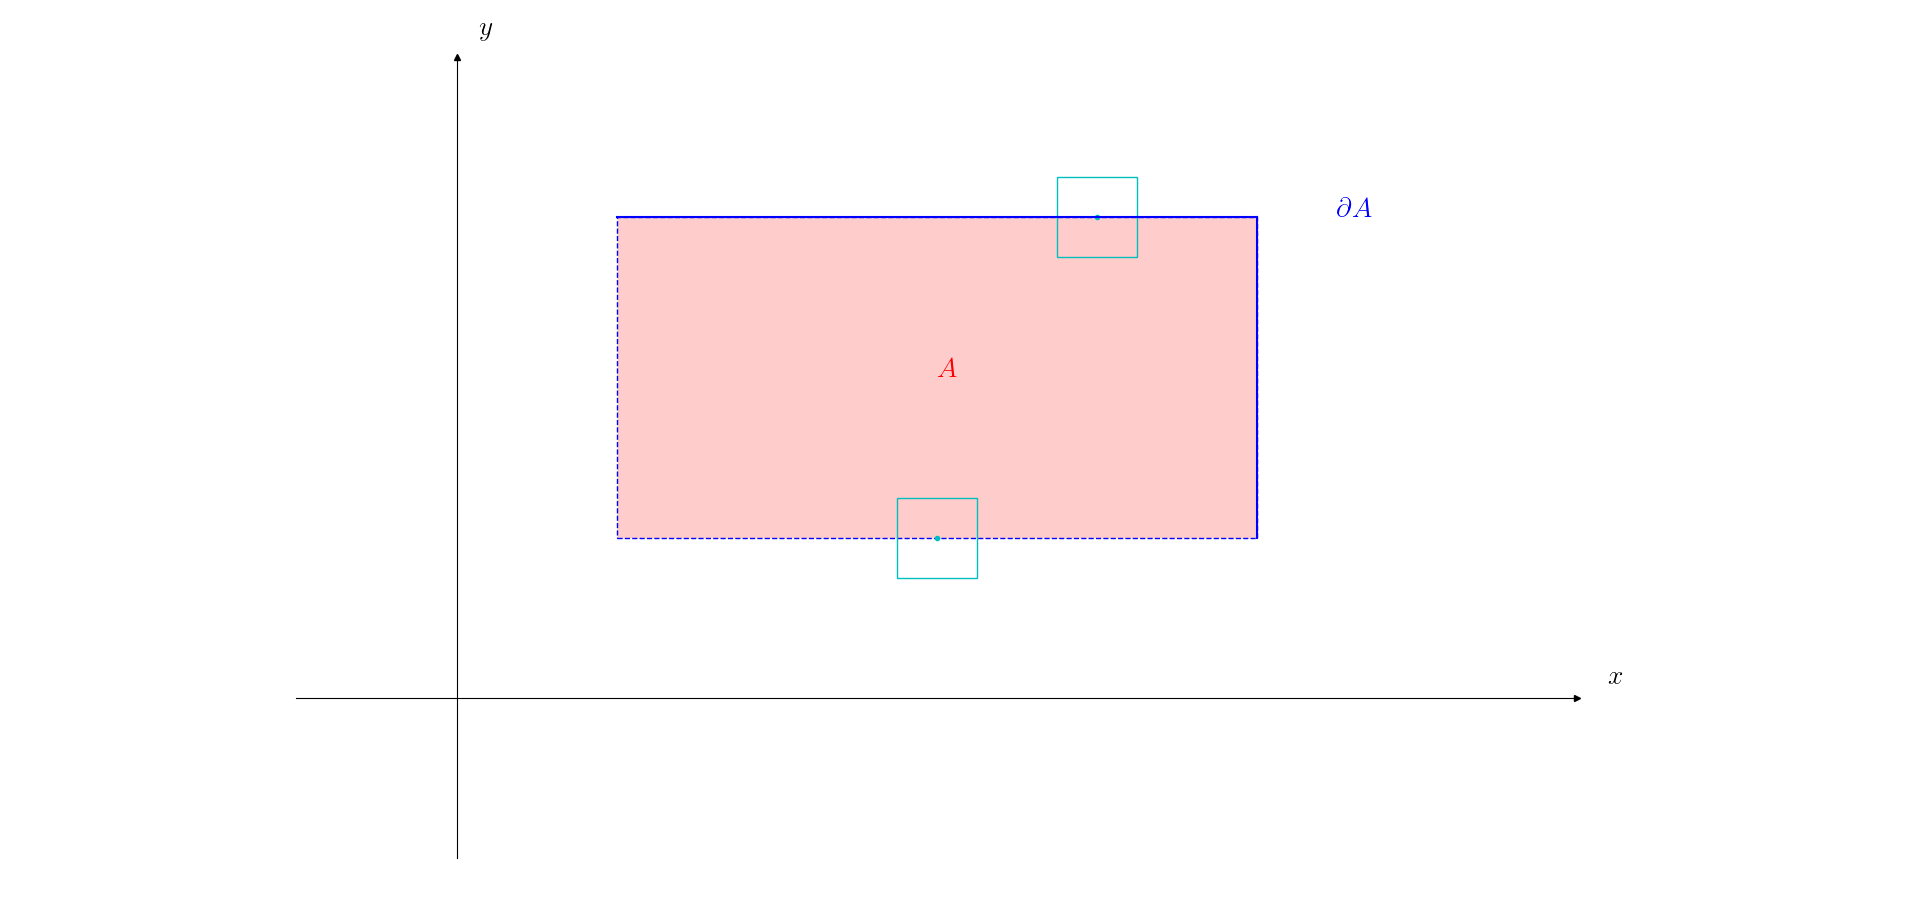

The Python source for this figure:
import matplotlib as mpl
import matplotlib.pyplot as plt
import numpy as np
import matplotlib.patches as patches

plt.rcParams['text.usetex'] = True #using latex
mpl.rcParams.update({'font.size': 20}) #font size

fig, ax1, = plt.subplots()

# Select length of axes and the space between tick labels
xmin, xmax, ymin, ymax = -1, 7, -1, 4


# Set identical scales for both axes
ax1.set(xlim=(xmin, xmax), ylim=(ymin, ymax), aspect=1)

# Set bottom and left spines as x and y axes of coordinate system
ax1.spines['bottom'].set_position('zero')
ax1.spines['left'].set_position('zero')

# Remove top and right spines
ax1.spines['top'].set_visible(False)
ax1.spines['right'].set_visible(False)


# Use tex in labels
ax1.set_xticks([])
#ax.set_xticklabels([])
ax1.set_yticks([])

# Create 'x' and 'y' labels placed at the end of the axes
ax1.set_xlabel('$x$', labelpad=-24, x=1.03)
ax1.set_ylabel('$y$', labelpad=-21, y=1.02, rotation=0)

# Draw arrows
arrow_fmt = dict(markersize=4, color='black', clip_on=False)
ax1.plot((1), (0), marker='>', transform=ax1.get_yaxis_transform(), **arrow_fmt)
ax1.plot((0), (1), marker='^', transform=ax1.get_xaxis_transform(), **arrow_fmt)



# Create big Rectangles 
r1 = patches.Rectangle((1, 1), 4, 2, edgecolor=(0, 0, 1, 1), facecolor=(1, 0, 0, .2), ls='--')
r1_2 = patches.Rectangle((3-.25, 1-.25), .5, .5, edgecolor="c", facecolor="none")
r1_3 = patches.Rectangle((4-.25, 3-.25), .5, .5, edgecolor="c", facecolor="none")


# Add the patch to the Axes
ax1.add_patch(r1)
ax1.add_patch(r1_2)
ax1.add_patch(r1_3)


ax1.plot([3], [1], color="c", marker=".")
ax1.plot([4], [3], color="c", marker=".")


ax1.plot([1, 5], [3, 3], color="b")
ax1.plot([5, 5], [1, 3], color="b")


#Add text
ax1.text(3, 2, r"$A$", color="r")
ax1.text(5.5, 3, r"$\partial A$", color="b")


plt.tight_layout()
plt.show()
